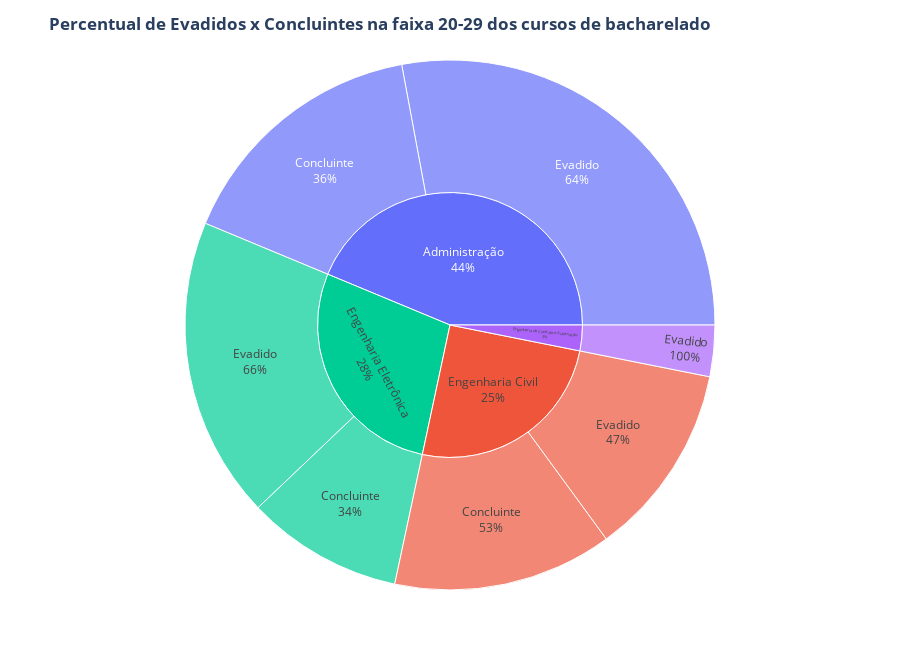

Source (notebook cell):
### Markdown cell above
<h3 style="font-style:italic;color:#23272e">
    Na faixa 20-29 o percentual de evadidos é maior em quais cursos de bacharelado?
</h3>

### Code cell
show_sunburst('bacharelado',['Administração','Engenharia Eletrônica','Engenharia Civil','Engenharia de Computação',
                            'Engenharia de Controle e Automação'])

### Figure 1 — Plotly figure (JSON) as saved in the notebook; plotly's stock layout.template omitted (floating-point values rounded to 4 significant figures)
{"data": [{"branchvalues": "total", "customdata": [["Administração"], ["Engenharia Civil"], ["Engenharia Eletrônica"], ["Administração"], ["Engenharia Civil"], ["Engenharia Eletrônica"], ["Engenharia de Controle e Automação"], ["Administração"], ["Engenharia Civil"], ["Engenharia Eletrônica"], ["Engenharia de Controle e Automação"]], "domain": {"x": [0, 1], "y": [0, 1]}, "hovertemplate": "labels=%{label}<br>quantidade=%{value}<br>parent=%{parent}<br>id=%{id}<br>nome_do_curso=%{customdata[0]}<extra></extra>", "ids": ["Administração/Concluinte", "Engenharia Civil/Concluinte", "Engenharia Eletrônica/Concluinte", "Administração/Evadido", "Engenharia Civil/Evadido", "Engenharia Eletrônica/Evadido", "Engenharia de Controle e Automação/Evadido", "Administração", "Engenharia Civil", "Engenharia Eletrônica", "Engenharia de Controle e Automação"], "labels": ["Concluinte", "Concluinte", "Concluinte", "Evadido", "Evadido", "Evadido", "Evadido", "Administração", "Engenharia Civil", "Engenharia Eletrônica", "Engenharia de Controle e Automação"], "marker": {"colors": ["#636efa", "#EF553B", "#00cc96", "#636efa", "#EF553B", "#00cc96", "#ab63fa", "#636efa", "#EF553B", "#00cc96", "#ab63fa"]}, "name": "", "parents": ["Administração", "Engenharia Civil", "Engenharia Eletrônica", "Administração", "Engenharia Civil", "Engenharia Eletrônica", "Engenharia de Controle e Automação", "", "", "", ""], "textinfo": "label+percent parent", "type": "sunburst", "values": [111, 94, 67, 196, 83, 129, 22, 307, 177, 196, 22]}], "layout": {"height": 670, "legend": {"tracegroupgap": 0}, "margin": {"t": 60}, "title": {"text": "<b> Percentual de Evadidos x Concluintes na faixa 20-29 dos cursos de bacharelado</b>"}}}
